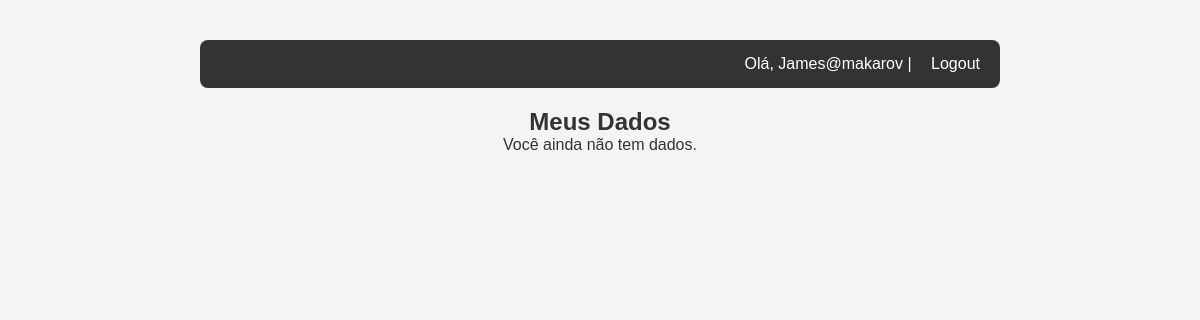
Page /auth/dados/ (signed in) on the earlier database version.
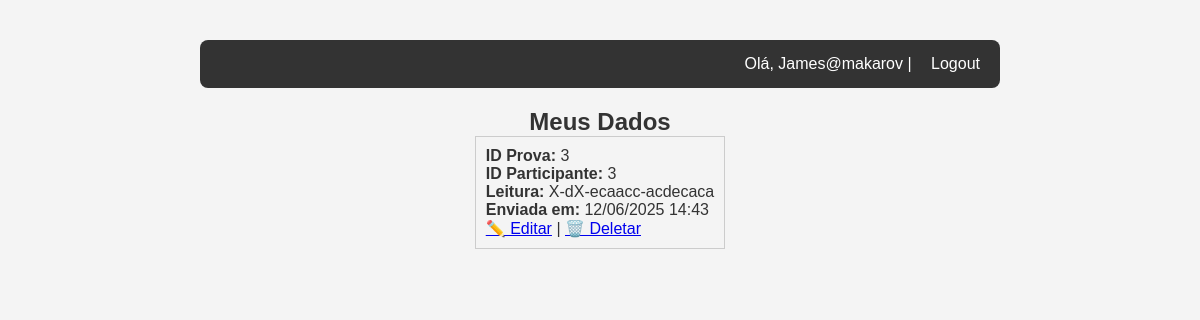
Same page on the later database version.
### App/models.py (models this page shows)
class DadosImagem(models.Model):
    usuario = models.ForeignKey(User, on_delete=models.CASCADE)
    imagem = models.OneToOneField('ImagemUpload', on_delete=models.CASCADE)  # ⬅ aqui está o segredo
    id_prova = models.IntegerField()
    id_participante = models.IntegerField()
    leitura = models.TextField()
    criado_em = models.DateTimeField(auto_now_add=True)

### App/views.py (the view)
# urls.py: path('dados/', dados_leituras, name='dados'),
@login_required
def dados_leituras(request):
    dados = DadosImagem.objects.filter(usuario=request.user).order_by('-criado_em')
    return render(request, 'dados.html', {'dados':dados})

### App/templates/dados.html (shortened to what this page needs)
{% extends "accounts/base.html" %}
{% block content %}
<h2>Meus Dados</h2>
<div style="display: flex; flex-wrap: wrap; gap: 10px; flex-direction: column;">
  {% for dado in dados %}
    <div style="border: 1px solid #ccc; padding: 10px;">
      <p><strong>ID Prova:</strong> {{ dado.id_prova }}</p>
      <p><strong>ID Participante:</strong> {{ dado.id_participante }}</p>
      <p><strong>Leitura:</strong> {{ dado.leitura }}</p>
      <p><strong>Enviada em:</strong> {{ dado.criado_em|date:"d/m/Y H:i" }}</p>
      <a href="{% url 'editar_dado' dado.id %}">✏️ Editar</a> |
      <a href="{% url 'deletar_dado' dado.id %}" onclick="return confirm('Tem certeza que deseja deletar?')">🗑️ Deletar</a>
    </div>
  {% empty %}
    <p>Você ainda não tem dados.</p>
  {% endfor %}
</div>
{% endblock %}

### App/templates/accounts/base.html (shortened to what this page needs)
{% load static %}
<!DOCTYPE html>
<html lang="pt-br">
<head>
    <link rel="stylesheet" href="{% static 'css/base.css' %}">
</head>
<body>
    <nav>
        {% if user.is_authenticated %}
            <p>Olá, {{ user.email }} | <a href="{% url 'logout' %}">Logout</a></p>
        {% else %}
            <a href="{% url 'login' %}">Login</a> |
            <a href="{% url 'register' %}">Registrar</a>
        {% endif %}
    </nav>
    {% block content %}{% endblock %}
</body>
</html>

### App/static/css/base.css (style rules this page uses)
* { margin: 0; padding: 0; box-sizing: border-box; }
body { font-family: Arial, sans-serif; background-color: #f4f4f4; color: #333; min-height: 100vh; display: flex; flex-direction: column; align-items: center; padding: 40px 20px; }
nav { background-color: #333; color: white; padding: 15px 20px; width: 100%; max-width: 800px; border-radius: 8px; margin-bottom: 20px; text-align: right; }
nav a { color: #fff; margin-left: 15px; text-decoration: none; }

Differences in the rows shown:
added DadosImagem: id_prova "3", id_participante "3", leitura "X-dX-ecaacc-acdecaca", criado_em "12/06/2025 14:43"
Other differences:
text no longer shown: "Você ainda não tem dados."
